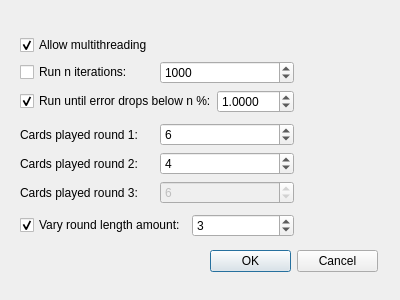
<?xml version="1.0" encoding="UTF-8"?>
<ui version="4.0">
 <class>SettingsWindow</class>
 <widget class="QDialog" name="SettingsWindow">
  <property name="geometry">
   <rect>
    <x>0</x>
    <y>0</y>
    <width>400</width>
    <height>300</height>
   </rect>
  </property>
  <property name="sizePolicy">
   <sizepolicy hsizetype="Fixed" vsizetype="Fixed">
    <horstretch>0</horstretch>
    <verstretch>0</verstretch>
   </sizepolicy>
  </property>
  <property name="windowTitle">
   <string>Dialog</string>
  </property>
  <widget class="QWidget" name="settingsLayoutWidget">
   <property name="geometry">
    <rect>
     <x>210</x>
     <y>250</y>
     <width>168</width>
     <height>23</height>
    </rect>
   </property>
   <layout class="QHBoxLayout" name="horizontalLayout_3">
    <item>
     <widget class="QPushButton" name="okButton">
      <property name="text">
       <string>OK</string>
      </property>
     </widget>
    </item>
    <item>
     <widget class="QPushButton" name="cancelButton">
      <property name="text">
       <string>Cancel</string>
      </property>
     </widget>
    </item>
   </layout>
  </widget>
  <widget class="QWidget" name="">
   <property name="geometry">
    <rect>
     <x>20</x>
     <y>31</y>
     <width>274</width>
     <height>211</height>
    </rect>
   </property>
   <layout class="QVBoxLayout" name="verticalLayout_3">
    <item>
     <layout class="QVBoxLayout" name="verticalLayout">
      <item>
       <widget class="QCheckBox" name="multithreadCheckBox">
        <property name="toolTip">
         <string>&lt;html&gt;&lt;head/&gt;&lt;body&gt;&lt;p&gt;When simulating multiple deck/combo sets (.gwc files) against each other, allow each set to have it's own worker thread.  May disable some real-time ui elements.&lt;/p&gt;&lt;/body&gt;&lt;/html&gt;</string>
        </property>
        <property name="text">
         <string>Allow multithreading</string>
        </property>
        <property name="checked">
         <bool>true</bool>
        </property>
       </widget>
      </item>
      <item>
       <layout class="QHBoxLayout" name="horizontalLayout_2">
        <item>
         <widget class="QCheckBox" name="nIterationsCheckBox">
          <property name="text">
           <string>Run n iterations:</string>
          </property>
         </widget>
        </item>
        <item>
         <widget class="QSpinBox" name="nIterationsSpinBox">
          <property name="minimum">
           <number>1</number>
          </property>
          <property name="maximum">
           <number>1000000000</number>
          </property>
          <property name="singleStep">
           <number>1000</number>
          </property>
          <property name="value">
           <number>1000</number>
          </property>
         </widget>
        </item>
       </layout>
      </item>
      <item>
       <layout class="QHBoxLayout" name="horizontalLayout">
        <item>
         <widget class="QCheckBox" name="percentCheckBox">
          <property name="text">
           <string>Run until error drops below n %: </string>
          </property>
          <property name="checked">
           <bool>true</bool>
          </property>
         </widget>
        </item>
        <item>
         <widget class="QDoubleSpinBox" name="percentSpinBox">
          <property name="decimals">
           <number>4</number>
          </property>
          <property name="maximum">
           <double>100.000000000000000</double>
          </property>
          <property name="singleStep">
           <double>0.010000000000000</double>
          </property>
          <property name="value">
           <double>1.000000000000000</double>
          </property>
         </widget>
        </item>
       </layout>
      </item>
     </layout>
    </item>
    <item>
     <layout class="QVBoxLayout" name="verticalLayout_2">
      <item>
       <layout class="QHBoxLayout" name="horizontalLayout_4">
        <item>
         <widget class="QLabel" name="label">
          <property name="text">
           <string>Cards played round 1:</string>
          </property>
         </widget>
        </item>
        <item>
         <widget class="QSpinBox" name="r1SpinBox">
          <property name="value">
           <number>6</number>
          </property>
         </widget>
        </item>
       </layout>
      </item>
      <item>
       <layout class="QHBoxLayout" name="horizontalLayout_5">
        <item>
         <widget class="QLabel" name="label_2">
          <property name="text">
           <string>Cards played round 2:</string>
          </property>
         </widget>
        </item>
        <item>
         <widget class="QSpinBox" name="r2SpinBox">
          <property name="value">
           <number>4</number>
          </property>
         </widget>
        </item>
       </layout>
      </item>
      <item>
       <layout class="QHBoxLayout" name="horizontalLayout_6">
        <item>
         <widget class="QLabel" name="label_3">
          <property name="text">
           <string>Cards played round 3:</string>
          </property>
         </widget>
        </item>
        <item>
         <widget class="QSpinBox" name="r3SpinBox">
          <property name="enabled">
           <bool>false</bool>
          </property>
          <property name="value">
           <number>6</number>
          </property>
         </widget>
        </item>
       </layout>
      </item>
     </layout>
    </item>
    <item>
     <layout class="QHBoxLayout" name="horizontalLayout_7">
      <item>
       <widget class="QCheckBox" name="varyRoundCheckBox">
        <property name="text">
         <string>Vary round length amount:</string>
        </property>
        <property name="checked">
         <bool>true</bool>
        </property>
       </widget>
      </item>
      <item>
       <widget class="QSpinBox" name="varyRoundSpinBox">
        <property name="value">
         <number>3</number>
        </property>
       </widget>
      </item>
     </layout>
    </item>
   </layout>
  </widget>
 </widget>
 <resources/>
 <connections/>
</ui>
